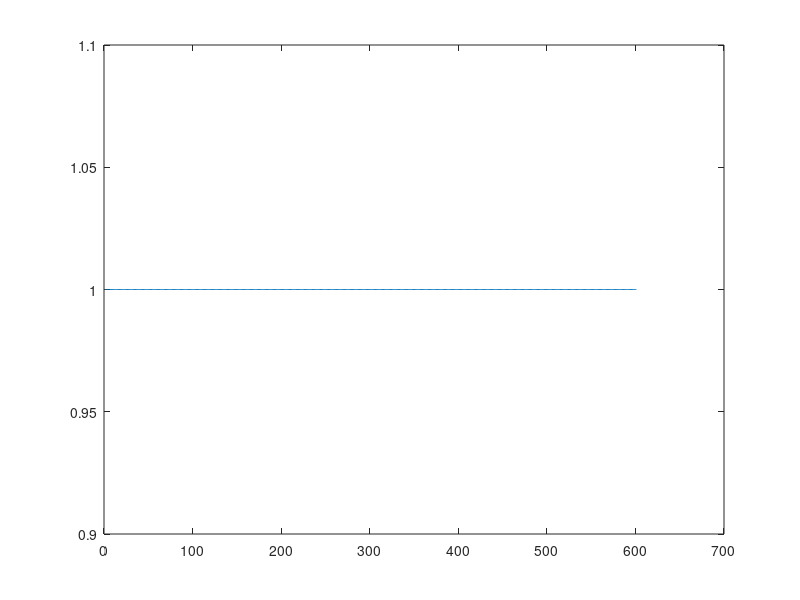
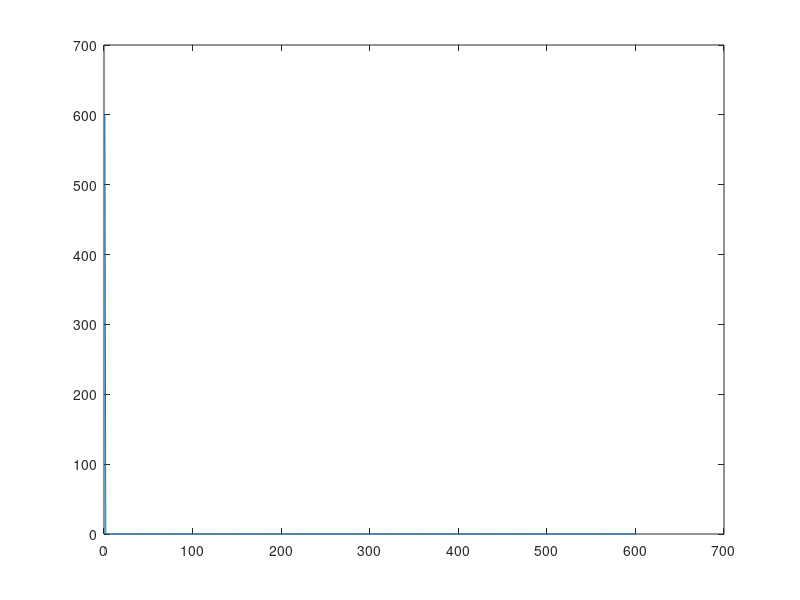
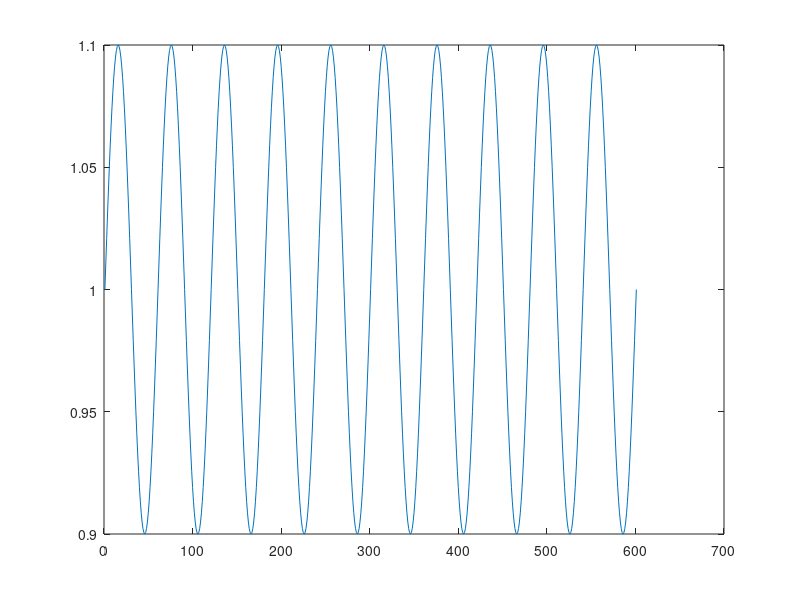
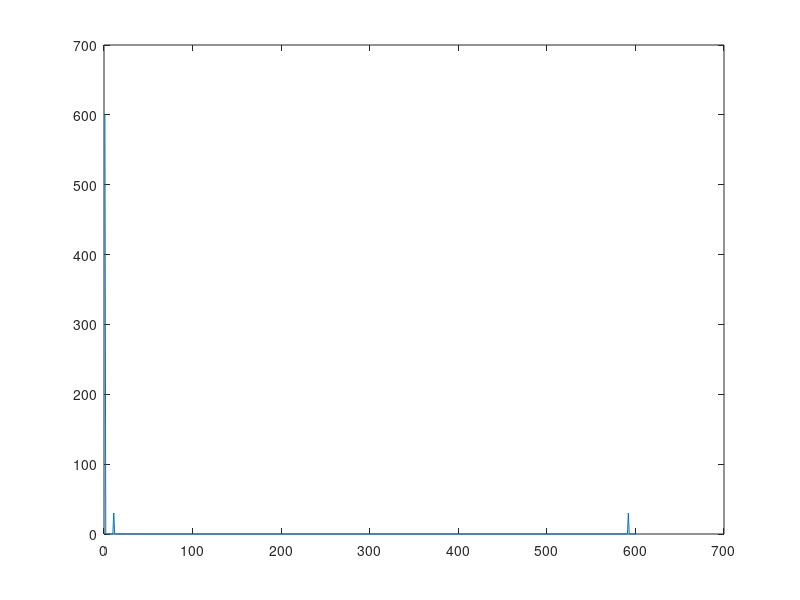

These figures' MATLAB source, in order:

close all
clear all
n=0;
for A = 0:0.1:4;
n=n+1;    
x = [0:pi/30:pi*20];
y = A*sin(x)+1;
y= y.*(y>0);

figure
plot(y);
F = abs(fft(y));
figure
plot(F)
OSI(n) = 2*F(11)/F(1);

pref=max(y);
null = min(y);

prefnull(n) = (pref-null)./(pref+null);
end
figure
plot(OSI);
hold on
plot(prefnull,'g');